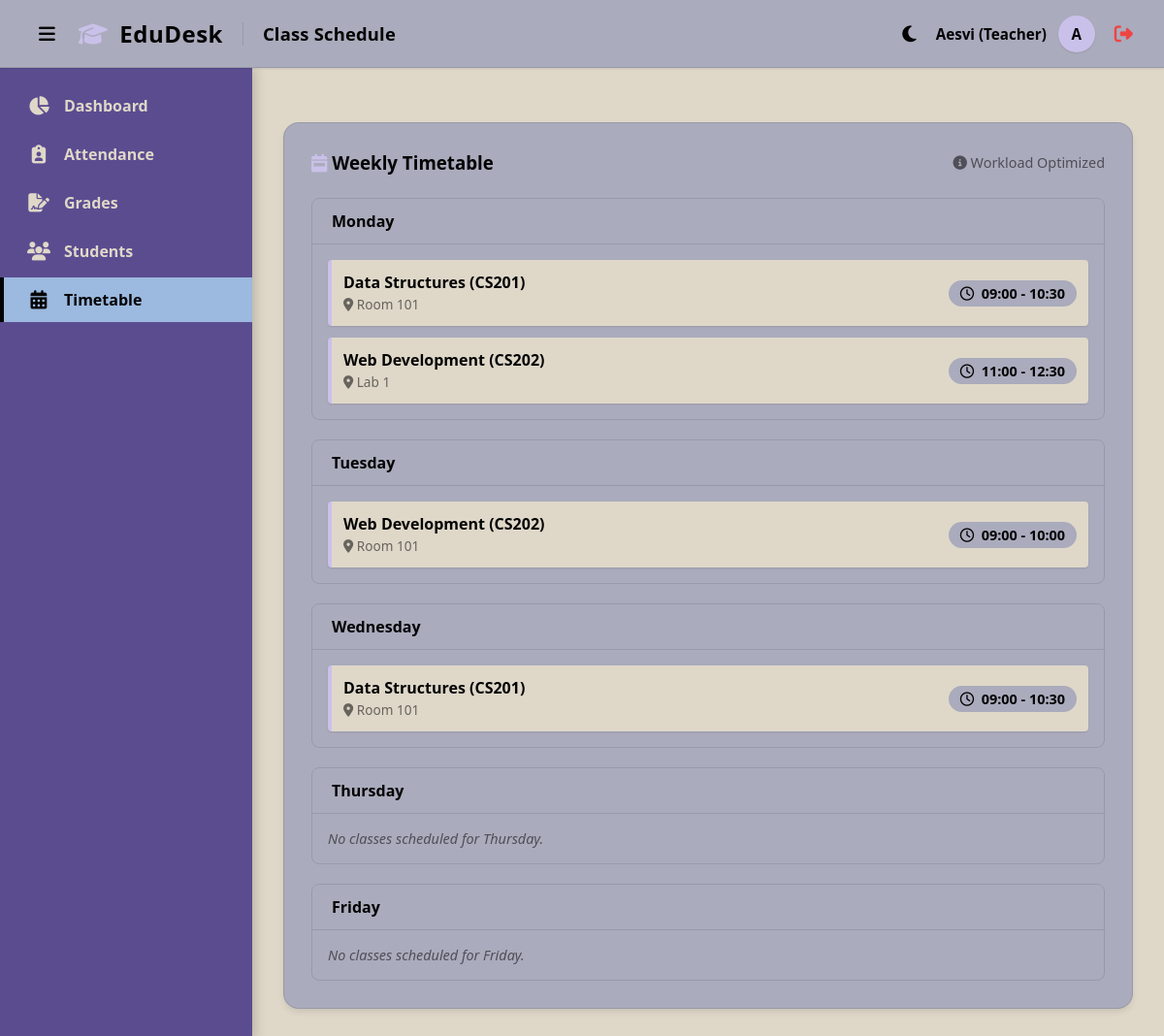
The app's page /timetable (signed in) with its own data.
### models.py (models this page shows)
class User(UserMixin, db.Model):
    id = db.Column(db.Integer, primary_key=True)
    name = db.Column(db.String(100), nullable=False)
    email = db.Column(db.String(120), unique=True, nullable=False)
    password_hash = db.Column(db.String(256), nullable=False)
    role = db.Column(db.String(20), nullable=False, default='Teacher') # 'Admin' or 'Teacher'
    subject_id = db.Column(db.Integer, db.ForeignKey('subject.id'), nullable=True)
    subject = db.relationship('Subject', backref='teachers')

class Timetable(db.Model):
    id = db.Column(db.Integer, primary_key=True)
    subject_id = db.Column(db.Integer, db.ForeignKey('subject.id'), nullable=False)
    day = db.Column(db.String(20), nullable=False) # e.g., 'Monday'
    start_time = db.Column(db.String(5), nullable=False) # e.g., '09:00'
    end_time = db.Column(db.String(5), nullable=False)   # e.g., '10:30'
    room = db.Column(db.String(50), nullable=False)

class Subject(db.Model):
    id = db.Column(db.Integer, primary_key=True)
    code = db.Column(db.String(20), unique=True, nullable=False)
    name = db.Column(db.String(100), nullable=False)
    credits = db.Column(db.Integer, nullable=False, default=3)
    attendances = db.relationship('Attendance', backref='subject', lazy=True)
    grades = db.relationship('Grade', backref='subject', lazy=True)
    timetables = db.relationship('Timetable', backref='subject', lazy=True)

### app.py (the view)
@app.route('/timetable')
@login_required
def timetable():
    schedule = Timetable.query.join(Subject).order_by(Timetable.day, Timetable.start_time).all()
    subjects = Subject.query.all()
    return render_template('timetable.html', schedule=schedule, subjects=subjects)

### app.py (called while the page is built)
@login_manager.user_loader
def load_user(user_id):
    return User.query.get(int(user_id))

### templates/timetable.html (shortened to what this page needs)
{% extends 'base.html' %}
{% block page_title %}Class Schedule{% endblock %}
{% block content %}
<div class="card">
    <div style="display: flex; justify-content: space-between; align-items: center; margin-bottom: 24px;">
        <h3><i class="fa-solid fa-calendar-week" style="color: var(--primary-color);"></i> Weekly Timetable</h3>
        <div style="display: flex; gap: 12px; align-items: center;">
            <span style="font-size: 0.9rem; color: var(--text-muted);"><i class="fa-solid fa-circle-info"></i> Workload Optimized</span>
        </div>
    </div>
    <div style="display: grid; gap: 20px;">
        {% set days = ['Monday', 'Tuesday', 'Wednesday', 'Thursday', 'Friday'] %}
        {% for day in days %}
        <div style="border: 1px solid var(--border-color); border-radius: 8px; overflow: hidden;">
            <div
                style="background-color: var(--card-bg); padding: 12px 20px; border-bottom: 1px solid var(--border-color); font-weight: 600; color: var(--text-main);">
                {{ day }}
            </div>
            <div style="padding: 16px;">
                {% set day_classes = schedule|selectattr("day", "equalto", day)|list %}
                {% if day_classes %}
                <div style="display: flex; flex-direction: column; gap: 12px;">
                    {% for item in day_classes %}
                    <div
                        style="display: flex; justify-content: space-between; align-items: center; padding: 12px; background: var(--bg-color); border-left: 4px solid var(--primary-color); border-radius: 4px; box-shadow: var(--shadow-sm);">
                        <div>
                            <h4 style="margin: 0; color: var(--text-main); font-size: 1rem;">{{ item.subject.name }} ({{
                                item.subject.code }})</h4>
                            <span style="font-size: 0.85rem; color: var(--text-muted);"><i
                                    class="fa-solid fa-location-dot"></i> {{ item.room }}</span>
                        </div>
                        <div
                            style="font-weight: 600; color: var(--text-main); background: var(--card-bg); padding: 4px 12px; border-radius: 16px; font-size: 0.9rem;">
                            <i class="fa-regular fa-clock" style="margin-right: 4px;"></i> {{ item.start_time }} - {{
                            item.end_time }}
                        </div>
                    </div>
                    {% endfor %}
                </div>
                {% else %}
                <p style="margin: 0; color: var(--text-muted); font-size: 0.9rem; font-style: italic;">No classes
                    scheduled for {{ day }}.</p>
                {% endif %}
            </div>
        </div>
        {% endfor %}
    </div>
</div>
{% endblock %}

### templates/base.html (shortened to what this page needs)
<!DOCTYPE html>
<html lang="en">
<head>
    <link rel="stylesheet" href="https://cdnjs.cloudflare.com/ajax/libs/font-awesome/6.4.0/css/all.min.css">
    <link rel="stylesheet" href="{{ url_for('static', filename='css/style.css') }}">
</head>
<body>
    <header class="topbar">
        <div style="display: flex; align-items: center; gap: 16px;">
            <button id="sidebarToggle" class="btn btn-theme-toggle" aria-label="Toggle Sidebar"
                style="background: transparent; border: none; color: var(--text-main); font-size: 1.2rem; cursor: pointer; display: flex; align-items: center; padding: 4px 8px;">
                <i class="fa-solid fa-bars"></i>
            </button>
            <div class="brand-header" style="display: flex; align-items: center; gap: 12px; font-size: 1.5rem; font-weight: 700; color: var(--text-main); letter-spacing: 0.5px;">
                <i class="fa-solid fa-graduation-cap" style="color: var(--primary-color);"></i>
                <span>EduDesk</span>
            </div>
            <h1 class="page-title" style="margin: 0;">{% block page_title %}Dashboard{% endblock %}</h1>
        </div>
        <div class="user-profile" style="display: flex; align-items: center; gap: 12px;">
            <button id="themeToggle" class="btn btn-theme-toggle" aria-label="Toggle Theme"
                style="background: transparent; border: none; color: var(--text-main); font-size: 1.2rem; cursor: pointer; display: flex; align-items: center; padding: 4px 8px;">
                <i class="fa-solid fa-moon"></i>
            </button>
            <span>{{ current_user.name }} ({{ current_user.role }})</span>
            <div class="avatar">{{ current_user.name[0] | upper if current_user.name else 'U' }}</div>
            <a href="{{ url_for('logout') }}" title="Logout"
                style="color: #ef4444; font-size: 1.2rem; margin-left: 8px;"><i
                    class="fa-solid fa-right-from-bracket"></i></a>
        </div>
    </header>
    <div class="layout-wrapper" style="display: flex; flex: 1;">
        <aside class="sidebar">
            <ul class="nav-links" style="padding-top: 16px;">
        <li class="nav-item">
            <a href="{{ url_for('dashboard') }}"
                class="nav-link {% if request.endpoint == 'dashboard' %}active{% endif %}">
                <i class="fa-solid fa-chart-pie"></i>
                <span>Dashboard</span>
            </a>
        </li>
        <li class="nav-item">
            <a href="{{ url_for('attendance') }}"
                class="nav-link {% if request.endpoint == 'attendance' %}active{% endif %}">
                <i class="fa-solid fa-clipboard-user"></i>
                <span>Attendance</span>
            </a>
        </li>
        <li class="nav-item">
            <a href="{{ url_for('grades') }}" class="nav-link {% if request.endpoint == 'grades' %}active{% endif %}">
                <i class="fa-solid fa-file-signature"></i>
                <span>Grades</span>
            </a>
        </li>
        <li class="nav-item">
            <a href="{{ url_for('students') }}"
                class="nav-link {% if request.endpoint == 'students' %}active{% endif %}">
                <i class="fa-solid fa-users"></i>
                <span>Students</span>
            </a>
        </li>
        <li class="nav-item">
            <a href="{{ url_for('timetable') }}"
                class="nav-link {% if request.endpoint == 'timetable' %}active{% endif %}">
                <i class="fa-solid fa-calendar-days"></i>
                <span>Timetable</span>
            </a>
        </li>
        </ul>
    </aside>
    <main class="main-content">
        <div class="content-wrapper">
            {% block content %}
            {% endblock %}
        </div>
    </main>
    </div>
</body>
</html>

### static/css/style.css (style rules this page uses)
:root { --primary-color: #cac1ea; --primary-hover: #9CB9DF; --secondary-color: #AAABBC; --bg-color: #DFD8C9; --sidebar-bg: #5b4c90; --sidebar-text: #DFD8C9; --sidebar-hover: #9CB9DF; --sidebar-active-text: #030303; --card-bg: #AAABBC; --card-border: rgba(3, 3, 3, 0.1); --text-main: #030303; --text-muted: rgba(3, 3, 3, 0.55); --border-color: rgba(3, 3, 3, 0.1); --shadow-sm: 0 1px 2px rgba(0, 0, 0, 0.1); --shadow-md: 0 4px 6px -1px rgba(0, 0, 0, 0.1); --shadow-lg: 0 10px 15px -3px rgba(0, 0, 0, 0.2); --shadow-float: 0 15px 20px -5px rgba(0, 0, 0, 0.25); --transition: all 0.3s ease; }
* { margin: 0; padding: 0; box-sizing: border-box; font-family: 'Segoe UI', system-ui, -apple-system, sans-serif; }
body { background-color: var(--bg-color); color: var(--text-main); display: flex; flex-direction: column; min-height: 100vh; }
.sidebar { width: 260px; background-color: var(--sidebar-bg); color: var(--sidebar-text); display: flex; flex-direction: column; box-shadow: 2px 0 12px rgba(0, 0, 0, 0.2); z-index: 10; }
.nav-links { list-style: none; padding: 24px 0; flex: 1; }
.nav-item { margin-bottom: 4px; }
.nav-link { display: flex; align-items: center; padding: 12px 24px; color: var(--sidebar-text); text-decoration: none; font-weight: 600; transition: var(--transition); gap: 14px; border-left: 4px solid transparent; }
.nav-link.active { background-color: var(--sidebar-hover); border-left-color: var(--sidebar-active-text); color: var(--sidebar-active-text); }
.nav-link i { font-size: 1.2rem; width: 24px; text-align: center; }
.main-content { flex: 1; display: flex; flex-direction: column; overflow-y: auto; }
.topbar { height: 70px; background-color: var(--card-bg); display: flex; align-items: center; justify-content: space-between; padding: 0 32px; box-shadow: var(--shadow-sm); border-bottom: 1px solid var(--border-color); z-index: 50; position: sticky; top: 0; }
.page-title { font-size: 1.15rem; font-weight: 600; color: var(--text-main); letter-spacing: 0.2px; }
.user-profile { display: flex; align-items: center; gap: 12px; font-size: 0.95rem; font-weight: 600; color: var(--text-main); }
.avatar { width: 38px; height: 38px; border-radius: 50%; background-color: var(--primary-color); color: dark; display: flex; align-items: center; justify-content: center; font-weight: bold; box-shadow: var(--shadow-sm); }
.content-wrapper { padding: 32px; }
.card { background-color: var(--card-bg); border-radius: 16px; padding: 28px; box-shadow: var(--shadow-md); border: 1px solid var(--card-border); transition: var(--transition); color: var(--text-main); }
.btn { display: inline-flex; align-items: center; justify-content: center; padding: 10px 22px; border-radius: 8px; font-weight: 600; cursor: pointer; border: none; transition: var(--transition); text-decoration: none; font-size: 0.95rem; gap: 8px; }

### records on screen
User: name "Aesvi", role "Teacher", name "A"
Timetable: subject.name "Data Structures", subject.code "CS201", room "Room 101", start_time "09:00", end_time "10:30"
Timetable: subject.name "Web Development", subject.code "CS202", room "Lab 1", start_time "11:00", end_time "12:30"
Timetable: subject.name "Web Development", subject.code "CS202", room "Room 101", start_time "09:00", end_time "10:00"
Timetable: subject.name "Data Structures", subject.code "CS201", room "Room 101", start_time "09:00", end_time "10:30"

### other values on screen
{{ day }} "Monday" "Tuesday" "Wednesday" "Thursday" "Friday"
{{ day }} "Thursday" "Friday"
